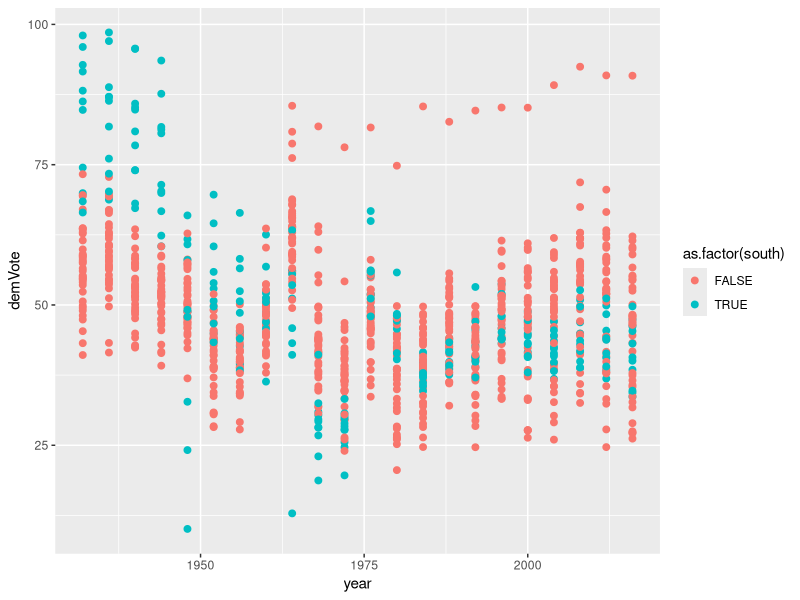
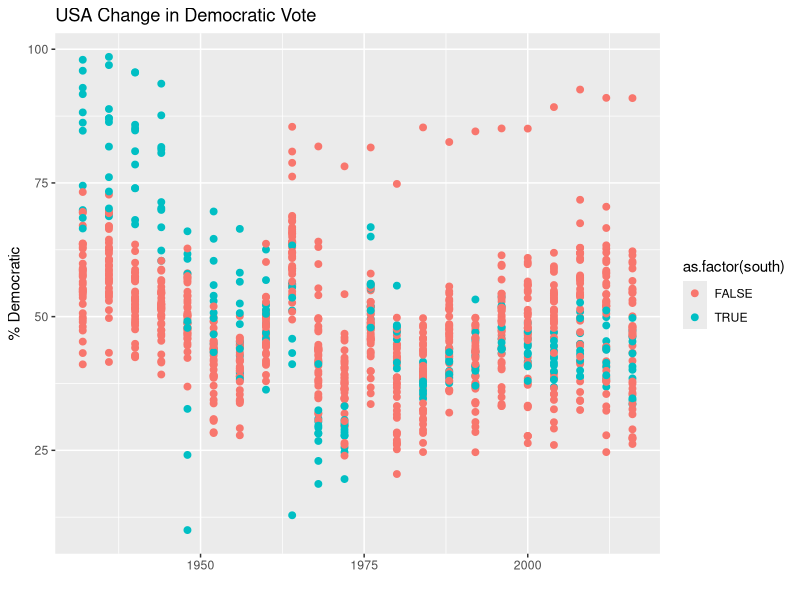
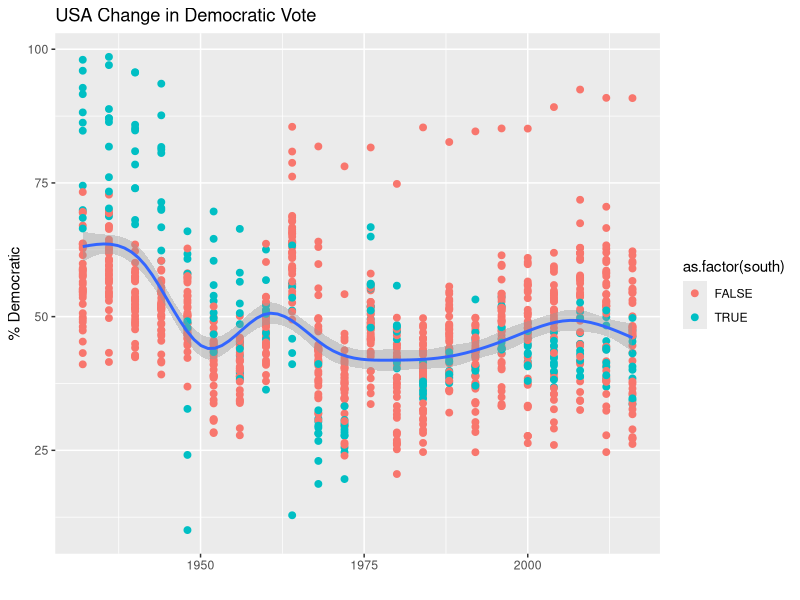
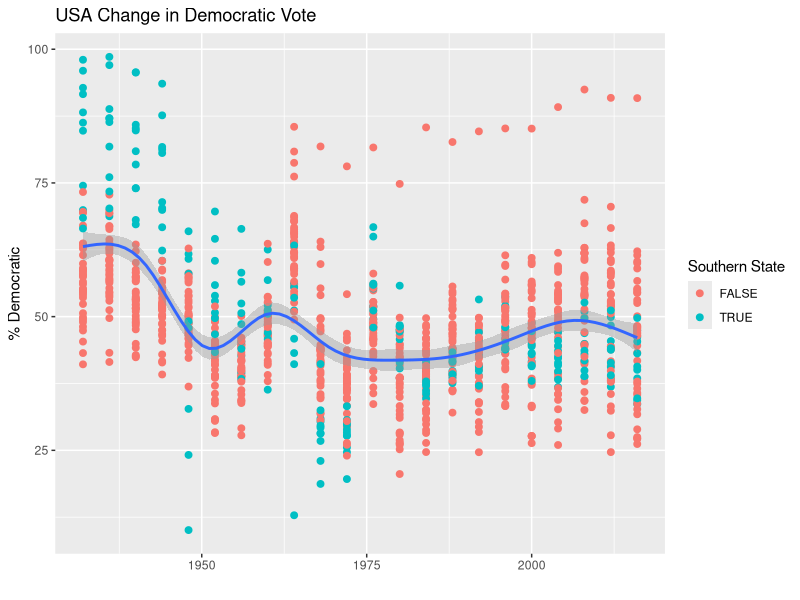
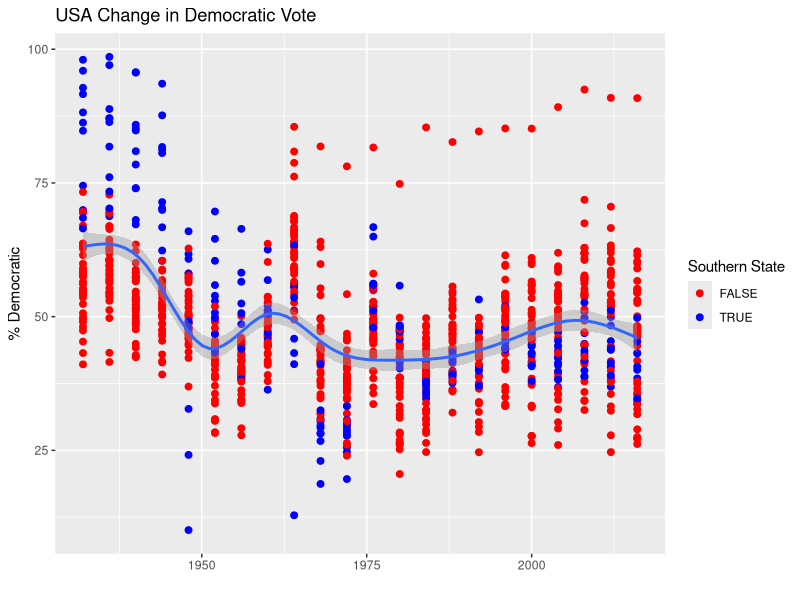
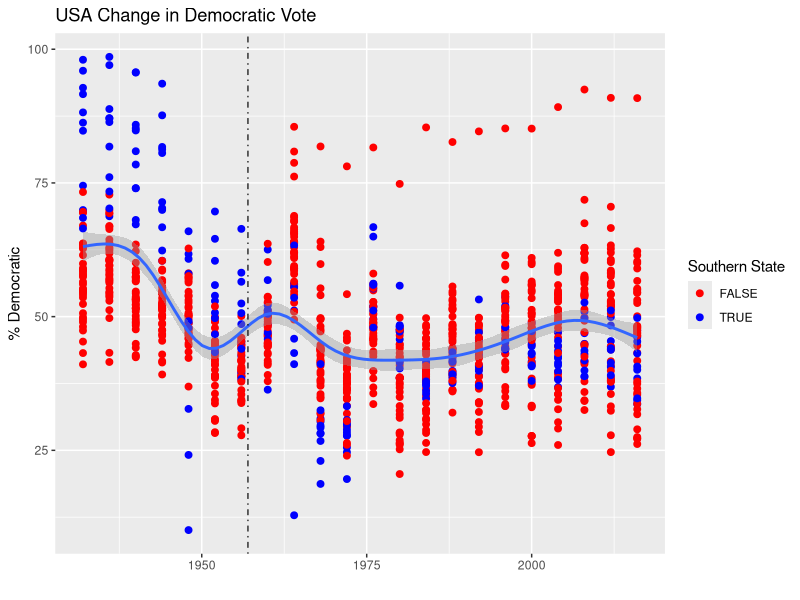
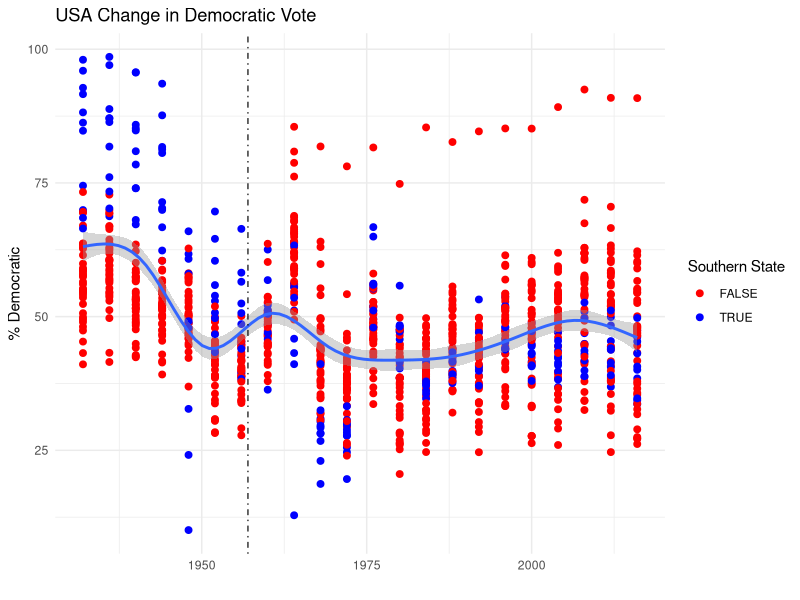
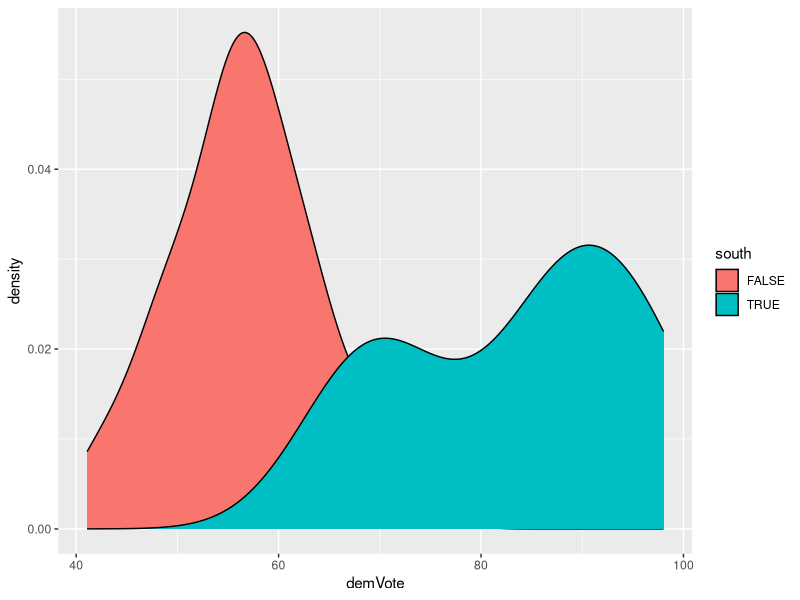

Reproduce these figures in R, in order.
## ---- chunk 1
# This is a good place to put libraries required for using the ggplot function
knitr::opts_chunk$set(echo = TRUE)
library(tidyverse) #Loads the tidyverse package for ggplot
library(pscl) #Loads the pscl package for the dataset
library(gridExtra) #Allows us to combine ggplots into a nice layout

## ---- chunk 2
PE=presidentialElections
## ---- chunk 3
p1<-ggplot(data=PE) +
  geom_point(aes(x=year,y=demVote,color=as.factor(south)),size=2)
p1
## ---- chunk 4
p2<-p1+xlab("")+ylab("% Democratic")+ggtitle("USA Change in Democratic Vote")
p2
## ---- chunk 5
p3<-p2+geom_smooth(aes(x = year, y = demVote), method = "auto")
p3
## ---- chunk 6
p4<-p3+ guides(color = guide_legend(title = "Southern State"))
p4
## ---- chunk 7
p5<-p4+ scale_color_manual(values=c("red","blue"))
p5
## ---- chunk 8
p6<-p5+geom_vline(xintercept=1957,alpha=0.8,linetype=4)
p6
## ---- chunk 9
FINALPLOT1<-p6+theme_minimal()
FINALPLOT1
## ---- chunk 10
p1<-ggplot(data=PE[PE$year==1932,]) +
      geom_density(aes(x=demVote,fill=south))
p1
## ---- chunk 11
FINALPLOT2 <- p1 +
  xlab("% Democratic Voters") +
  ylab("Density") +
  ggtitle("1932 Democratic Voters in Southern and Non-Southern States") +
  scale_color_manual(values = c("red", "blue")) +
  guides(color = guide_legend(title = "Southern State")) +
  geom_vline(xintercept = 50) +
  theme_minimal()

FINALPLOT2
## ---- chunk 12
FINALPLOT3<-ggplot(data=PE[PE$year==2016,])+
  geom_density(aes(x=demVote,fill=south))+
  xlab("% Democratic Voters") +
  ylab("Density") +
  ggtitle("2016 Democratic Voters in Southern and Non-Southern States") +
  scale_fill_manual(values = c("red", "blue")) +
  guides(fill = guide_legend(title = "Southern State")) +
  geom_vline(xintercept = 50) +
  theme_minimal()
FINALPLOT3
## ---- chunk 13
#First Examine this Code and See What Happens

#Defaults to 1 Column Layout and Stacks Plots
grid.arrange(FINALPLOT1,FINALPLOT2,FINALPLOT3)

# #Starts Placing Plots in a Two Column Layout
grid.arrange(FINALPLOT1,FINALPLOT2,FINALPLOT3,ncol=2)
# 
# #Now Check this Code Out: Try to Understand how the Matrix is Created and How the Layout is Controlled by the Matrix. Modify It to Get What I created
matrix(c(1,1,2,3),ncol=2)
LAYOUT=matrix(c(1,1,2,3),ncol=2)
grid.arrange(FINALPLOT1,FINALPLOT2,FINALPLOT3,layout_matrix=LAYOUT)
